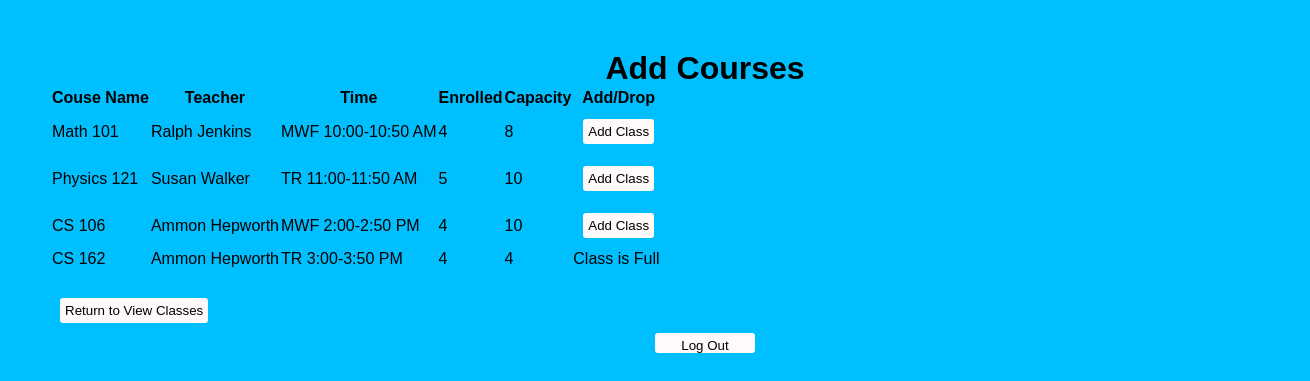
The page /student/courses (signed in) on the database as committed earlier.
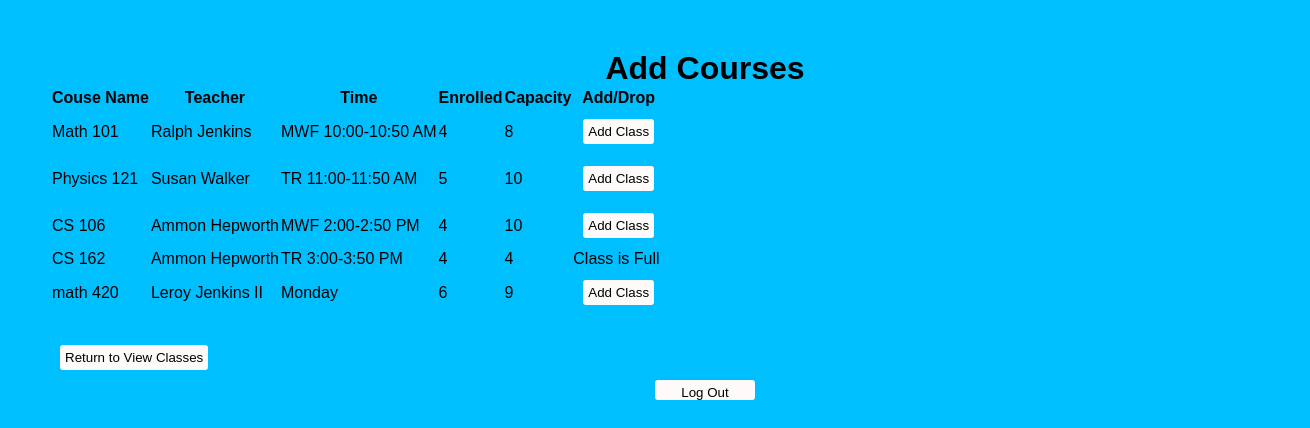
The same page on the database as committed later.
### runner.py (models this page shows, shortened)
class Courses(db.Model):
    __tablename__ = "Courses"
    class_id = db.Column(db.Integer, primary_key = True)
    class_name = db.Column(db.String, nullable = False)
    teacher = db.Column(db.String, nullable = False)
    time = db.Column(db.String, nullable = False)
    enrolled = db.Column(db.Integer, nullable = False)
    capacity = db.Column(db.Integer, nullable = False)

### runner.py (the view)
@app.route("/student/courses")
@login_required
def student_edit():
    return render_template('student-edit-classes.html', courses = Courses.query.all())

### runner.py (called while the page is built)
@login_manager.user_loader
def load_user(user_id):
    return Users.query.filter_by(user_id = user_id).first()

### templates/student-edit-classes.html (shortened to what this page needs)
<!DOCTYPE html>
<html>
    <head>
        <link rel="stylesheet" href="/static/styles.css">
    </head>
	<body>
		<div class='student_edit'>
            <h1 class = "center">Add Courses</h1>
            <table id = "availableCourses">
                <thead>
                    <tr>
                        <th>Couse Name</th>
                        <th>Teacher</th>
                        <th>Time</th>
                        <th>Enrolled</th>
                        <th>Capacity</th>
						<th>Add/Drop</th>
                    </tr>
                </thead>
                <tbody>
                    {% for course in courses %}
                    <tr>
                        <td>{{course.class_name}}</td>
                        <td>{{course.teacher}}</td>
                        <td>{{course.time}}</td>
                        <td>{{course.enrolled}}</td>
                        <td>{{course.capacity}}</td>
                        {% if course.class_name == "FALSE TEST" %}<!connect join>
							<td>
								<button type="button" class="s_drop_class" id="s_drop_class">Drop Class</button>
								<script src="/static/script.js"></script>
							</td>
						{% elif course.capacity == course.enrolled %}
							<td>Class is Full</td>
						{% else %}
							<td>
								<button type="button" class="s_add_class" id="s_add_class">Add Class</button>
							</td>
						{% endif %}
                    </tr>
                    {% endfor %}</tbody>
            </table><br>
			<button type="button" class = "s_view_classes" id = "s_view_classes">Return to View Classes</button><br>
            <button type="button" class = "logout" id = "logoutStudentEdit">Log Out</button>
		</div>
	</body>
</html>

### static/styles.css (style rules this page uses)
* { margin: 0; padding: 0; font-family: sans-serif; line-height: normal; }
.center { text-align: center; }
button { padding: 5px 5px; border-radius: 3px; border: none; margin: 10px; background-color: snow; }
.logout { height: 20px; width: 100px; margin: 0 auto; display: block; }
.student_edit { background-position: center; background-color: deepskyblue; width: 100%; height: 90vh; padding: 50px; }

Rows that differ between the two databases and show on the page:
added Courses: class_name "math 420", teacher "Leroy Jenkins II", time "Monday", enrolled "6", capacity "9", shows "Add Class"
